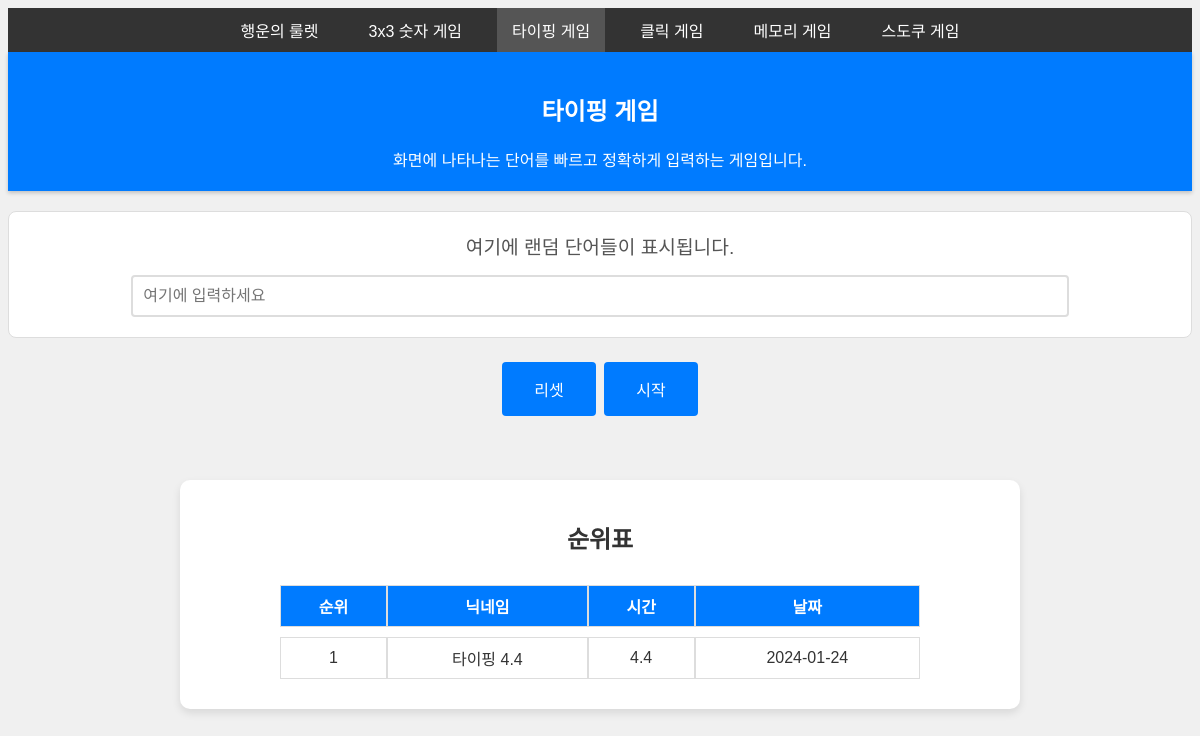
The page /typing on the database as committed earlier.
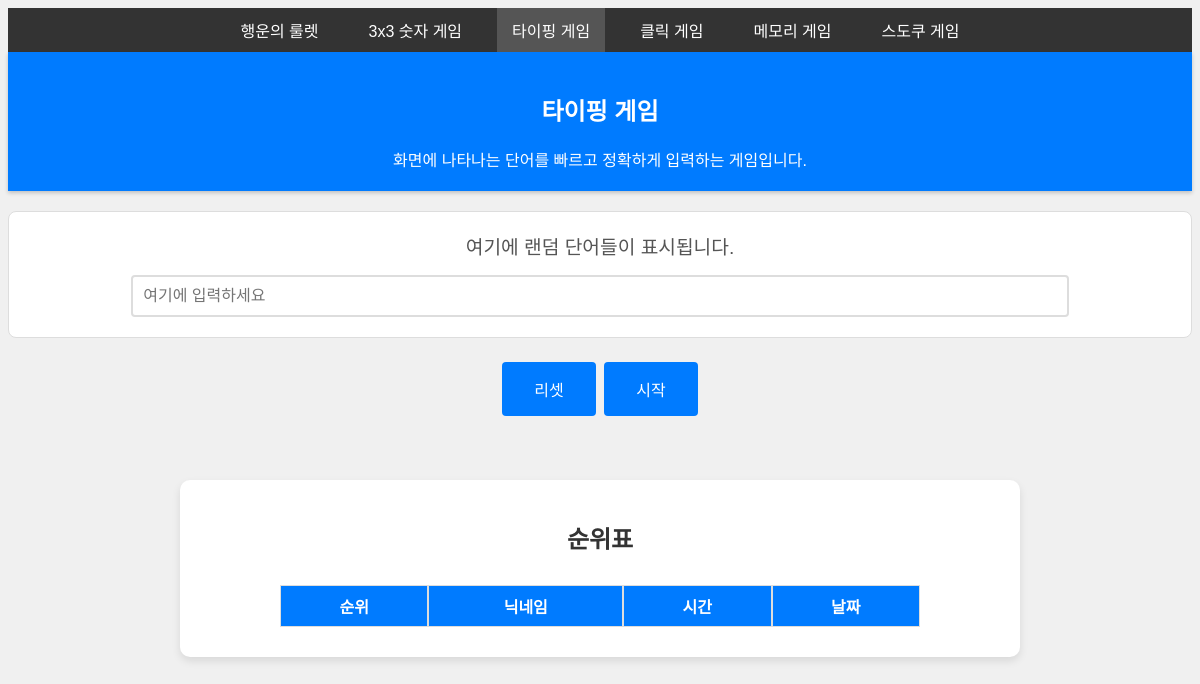
The same page on the database as committed later.
### tables this page shows
CREATE TABLE game_info (
            id INTEGER PRIMARY KEY AUTOINCREMENT,
            name TEXT NOT NULL,
            url TEXT NOT NULL,
            description TEXT NOT NULL
        );

CREATE TABLE game_records (
            id INTEGER PRIMARY KEY AUTOINCREMENT,
            ip TEXT NOT NULL,
            gametype TEXT NOT NULL,
            nickname TEXT NOT NULL,
            time REAL NOT NULL,
            date TEXT NOT NULL
        );

### app.py (the view)
@app.route('/typing')
def typing():
    db = get_db()
    cur = db.cursor()
    cur.execute("SELECT id, name, description FROM game_info WHERE id = 3")
    game_info = cur.fetchone()
    cur.execute("SELECT nickname, time, date FROM game_records WHERE gametype = 3 ORDER BY time ASC")
    records = cur.fetchall()
    ranked_records = [(index + 1, record['nickname'], record['time'], record['date']) for index, record in enumerate(records)]
    return render_template('typing.html', records=ranked_records, game_id=game_info['id'], game_name=game_info['name'], game_description=game_info['description'])

### app.py (called while the page is built)
def get_db():
    if 'db' not in g:
        g.db = sqlite3.connect(DATABASE_FILE)
        g.db.row_factory = sqlite3.Row
    return g.db

@app.context_processor
def inject_games():
    db = get_db()
    games = db.execute('SELECT id, name, url FROM game_info ORDER BY id ASC').fetchall()
    return {'games': games}

### templates/typing.html (shortened to what this page needs)
{% extends 'base.html' %}
{% block content %}
    <link rel="stylesheet" type="text/css" href="{{ url_for('static', filename='css/typing.css') }}">
    <div id="typing-game">
        <div id="sentence">여기에 랜덤 단어들이 표시됩니다.</div>
        <input type="text" id="user-input" placeholder="여기에 입력하세요" />
    </div>
    <button id="reset-button">리셋</button>
    <button id="start-button">시작</button>
{% endblock %}

### templates/base.html (shortened to what this page needs)
<!DOCTYPE html>
<html>
<head>
    <link rel="stylesheet" type="text/css" href="{{ url_for('static', filename='css/base.css') }}">
</head>
<body>
    <nav>
        <ul id="menu" class="hidden">
            {% for game in games %}
            <li class="{% if request.path.endswith(game.url) %}active{% endif %}">
                <a href="{{ url_for(game.url) }}">{{ game.name }}</a>
            </li>
            {% endfor %}
        </ul>
    </nav>
    <div id="header">
        <h2>{{ game_name }}</h2>
        <span>{{ game_description }}</span>
    </div>
    {% block content %}{% endblock %}
    {% if not request.path.endswith('/roulette') %}
    <div class="rank">
        <h2>순위표</h2>
        <table>
            <tr>
                <th>순위</th>
                <th>닉네임</th>
                <th>시간</th>
                <th>날짜</th>
            </tr>
            {% for record in records %}
            <tr>
                <td>{{ record[0] }}</td>
                <td>{{ record[1] }}</td>
                <td>{{ record[2] }}</td>
                <td>{{ record[3] }}</td>
            </tr>
            {% endfor %}
        </table>
    </div>
    {% endif %}
</body>
</html>

Rows that differ between the two databases and show on the page:
removed game_records: record "1", nickname "타이핑 4.4", time "4.4", date "2024-01-24"
